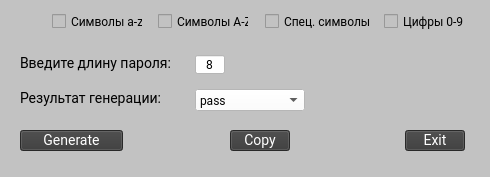
<?xml version="1.0" encoding="UTF-8"?>
<ui version="4.0">
 <class>MainWindow</class>
 <widget class="QMainWindow" name="MainWindow">
  <property name="geometry">
   <rect>
    <x>0</x>
    <y>0</y>
    <width>490</width>
    <height>177</height>
   </rect>
  </property>
  <property name="windowTitle">
   <string>Password Gen</string>
  </property>
  <property name="styleSheet">
   <string notr="true">QWidget{
background: #C2C2C2;
}</string>
  </property>
  <widget class="QWidget" name="centralwidget">
   <widget class="QLabel" name="label">
    <property name="geometry">
     <rect>
      <x>20</x>
      <y>55</y>
      <width>153</width>
      <height>16</height>
     </rect>
    </property>
    <property name="styleSheet">
     <string notr="true">font-family: Roboto;
font-style: normal;
font-weight: normal;
font-size: 14px;
line-height: 16px;

color: #000000;</string>
    </property>
    <property name="text">
     <string>Введите длину пароля: </string>
    </property>
   </widget>
   <widget class="QCheckBox" name="checkBox">
    <property name="geometry">
     <rect>
      <x>52</x>
      <y>13</y>
      <width>91</width>
      <height>16</height>
     </rect>
    </property>
    <property name="sizePolicy">
     <sizepolicy hsizetype="Minimum" vsizetype="Fixed">
      <horstretch>0</horstretch>
      <verstretch>0</verstretch>
     </sizepolicy>
    </property>
    <property name="toolTipDuration">
     <number>-1</number>
    </property>
    <property name="styleSheet">
     <string notr="true">font-family: Roboto;
font-style: normal;
font-weight: normal;
font-size: 12px;
line-height: 14px;

color: #000000;</string>
    </property>
    <property name="text">
     <string>Символы a-z</string>
    </property>
   </widget>
   <widget class="QCheckBox" name="checkBox_2">
    <property name="geometry">
     <rect>
      <x>158</x>
      <y>13</y>
      <width>91</width>
      <height>16</height>
     </rect>
    </property>
    <property name="toolTipDuration">
     <number>-1</number>
    </property>
    <property name="styleSheet">
     <string notr="true">font-family: Roboto;
font-style: normal;
font-weight: normal;
font-size: 12px;
line-height: 14px;

color: #000000;</string>
    </property>
    <property name="text">
     <string>Символы A-Z</string>
    </property>
   </widget>
   <widget class="QCheckBox" name="checkBox_3">
    <property name="geometry">
     <rect>
      <x>265</x>
      <y>13</y>
      <width>111</width>
      <height>16</height>
     </rect>
    </property>
    <property name="toolTipDuration">
     <number>-1</number>
    </property>
    <property name="styleSheet">
     <string notr="true">font-family: Roboto;
font-style: normal;
font-weight: normal;
font-size: 12px;
line-height: 14px;

color: #000000;</string>
    </property>
    <property name="text">
     <string>Спец. символы</string>
    </property>
   </widget>
   <widget class="QCheckBox" name="checkBox_4">
    <property name="geometry">
     <rect>
      <x>384</x>
      <y>13</y>
      <width>81</width>
      <height>16</height>
     </rect>
    </property>
    <property name="toolTipDuration">
     <number>-1</number>
    </property>
    <property name="styleSheet">
     <string notr="true">font-family: Roboto;
font-style: normal;
font-weight: normal;
font-size: 12px;
line-height: 14px;

color: #000000;</string>
    </property>
    <property name="text">
     <string>Цифры 0-9</string>
    </property>
   </widget>
   <widget class="QLineEdit" name="lineEdit">
    <property name="geometry">
     <rect>
      <x>195</x>
      <y>55</y>
      <width>30</width>
      <height>19</height>
     </rect>
    </property>
    <property name="styleSheet">
     <string notr="true">background: #FFFFFF;

font-family: Roboto;
font-style: normal;
font-weight: normal;
font-size: 12px;
line-height: 14px;

color: #000000;</string>
    </property>
    <property name="text">
     <string>8</string>
    </property>
    <property name="alignment">
     <set>Qt::AlignHCenter|Qt::AlignTop</set>
    </property>
   </widget>
   <widget class="QLabel" name="label_2">
    <property name="geometry">
     <rect>
      <x>20</x>
      <y>90</y>
      <width>142</width>
      <height>16</height>
     </rect>
    </property>
    <property name="styleSheet">
     <string notr="true">font-family: Roboto;
font-style: normal;
font-weight: normal;
font-size: 14px;
line-height: 16px;

color: #000000;</string>
    </property>
    <property name="text">
     <string>Результат генерации:</string>
    </property>
   </widget>
   <widget class="QComboBox" name="comboBox">
    <property name="geometry">
     <rect>
      <x>195</x>
      <y>89</y>
      <width>110</width>
      <height>22</height>
     </rect>
    </property>
    <property name="styleSheet">
     <string notr="true">background: #FFFFFF;

font-family: Roboto;
font-style: normal;
font-weight: normal;
font-size: 12px;
line-height: 14px;
/* identical to box height */


color: #000000;</string>
    </property>
    <item>
     <property name="text">
      <string>pass</string>
     </property>
    </item>
    <item>
     <property name="text">
      <string>pass</string>
     </property>
    </item>
    <item>
     <property name="text">
      <string>2</string>
     </property>
    </item>
   </widget>
   <widget class="QPushButton" name="pushButton">
    <property name="geometry">
     <rect>
      <x>20</x>
      <y>130</y>
      <width>103</width>
      <height>21</height>
     </rect>
    </property>
    <property name="layoutDirection">
     <enum>Qt::LeftToRight</enum>
    </property>
    <property name="styleSheet">
     <string notr="true">background: #393939;

font-family: Roboto;
font-style: normal;
font-weight: normal;
font-size: 14px;
line-height: 16px;

color: #FFFFFF;</string>
    </property>
    <property name="text">
     <string>Generate</string>
    </property>
   </widget>
   <widget class="QPushButton" name="pushButton_2">
    <property name="geometry">
     <rect>
      <x>405</x>
      <y>130</y>
      <width>60</width>
      <height>21</height>
     </rect>
    </property>
    <property name="layoutDirection">
     <enum>Qt::LeftToRight</enum>
    </property>
    <property name="styleSheet">
     <string notr="true">background: #393939;

font-family: Roboto;
font-style: normal;
font-weight: normal;
font-size: 14px;
line-height: 16px;

color: #FFFFFF;</string>
    </property>
    <property name="text">
     <string>Exit</string>
    </property>
   </widget>
   <widget class="QPushButton" name="pushButton_3">
    <property name="geometry">
     <rect>
      <x>230</x>
      <y>130</y>
      <width>60</width>
      <height>21</height>
     </rect>
    </property>
    <property name="layoutDirection">
     <enum>Qt::LeftToRight</enum>
    </property>
    <property name="styleSheet">
     <string notr="true">background: #393939;

font-family: Roboto;
font-style: normal;
font-weight: normal;
font-size: 14px;
line-height: 16px;

color: #FFFFFF;</string>
    </property>
    <property name="text">
     <string>Copy</string>
    </property>
   </widget>
   <zorder>comboBox</zorder>
   <zorder>label</zorder>
   <zorder>checkBox</zorder>
   <zorder>checkBox_2</zorder>
   <zorder>checkBox_3</zorder>
   <zorder>checkBox_4</zorder>
   <zorder>lineEdit</zorder>
   <zorder>label_2</zorder>
   <zorder>pushButton</zorder>
   <zorder>pushButton_2</zorder>
   <zorder>pushButton_3</zorder>
  </widget>
  <widget class="QStatusBar" name="statusbar"/>
 </widget>
 <resources/>
 <connections/>
</ui>
